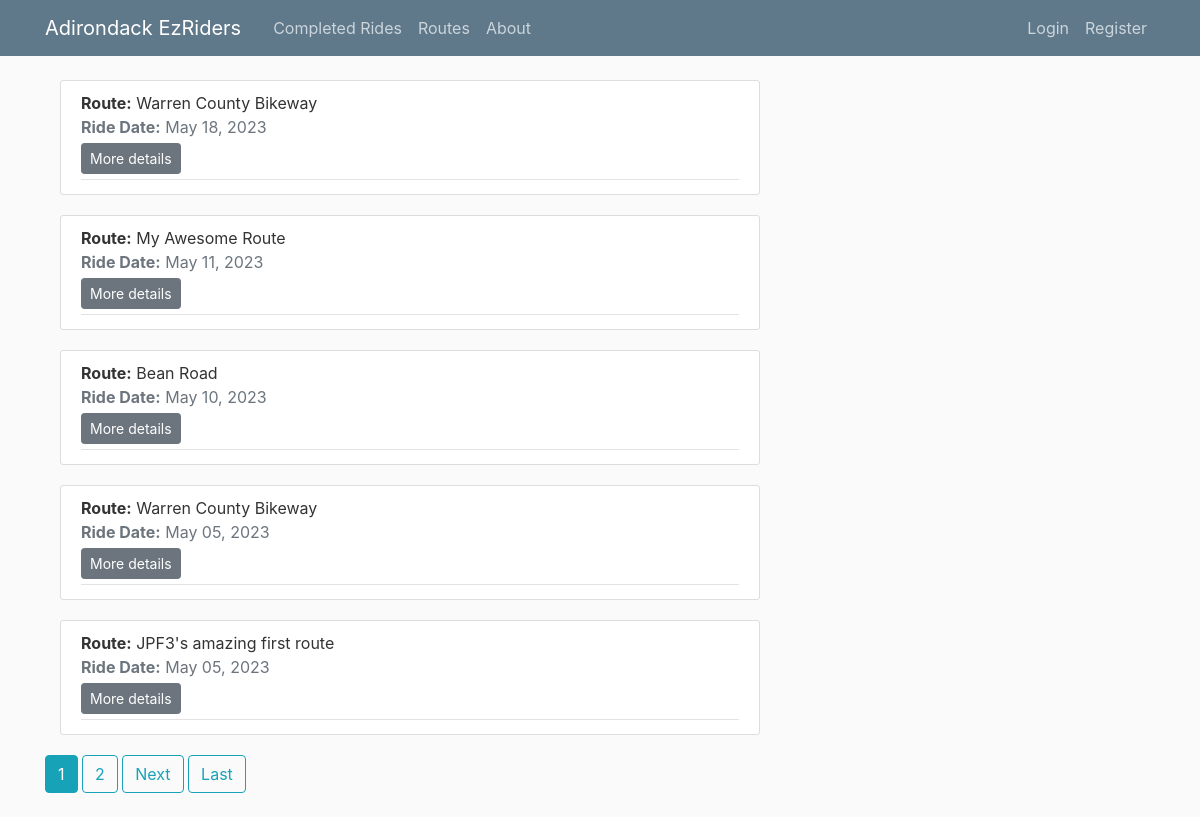
Page /completed-rides/ on the committed database.
### rides/models.py (models this page shows, shortened)
class Ride(models.Model):
    leader = models.ForeignKey(User, blank=False, null=True, on_delete=models.SET_NULL)
    route = models.ForeignKey(Route, blank=False, null=True, on_delete=models.SET_NULL)
    additional_details = RichTextField(blank=True, null=True)
    ride_date = models.DateField()
    start_time = models.TimeField()
    participants = models.ManyToManyField(User, related_name='ride_participants')
    ride_report_text = RichTextField(blank=False, null=False)
    class Meta:
        ordering = ['-ride_date']

### routes/models.py (models this page shows, shortened)
class Route(models.Model):
    route_name = models.CharField(max_length=100)
    description = RichTextField(blank=True, null=True)
    date_posted = models.DateTimeField(default=timezone.now)
    distance = models.PositiveSmallIntegerField()
    start_location = RichTextField(blank=True, null=True)
    author = models.ForeignKey(User, blank=True, null=True, on_delete=models.SET_NULL)

### rides/views.py (the view)
# urls.py: path('completed-rides/', CompletedRides.as_view(), name='completed-rides'),
class CompletedRides(ListView):
    model = Ride
    template_name = 'rides/completed_rides.html'  # <app>/<model>_<viewtype>.html
    context_object_name = 'rides'
    ordering = ['-ride_date']  # Newest to oldest
    paginate_by = 5
    def get_queryset(self):
        today = date.today()
        queryset = super().get_queryset()
        queryset = queryset.filter(ride_date__lte=today)
        return queryset
    def get_context_data(self, *, object_list=None, **kwargs):
        context = super().get_context_data(**kwargs)
        context['filter'] = RideFilter(self.request.GET, queryset=self.get_queryset())
        return context

### rides/templates/rides/completed_rides.html (shortened to what this page needs)
{% extends "base.html" %}
{% load crispy_forms_filters %}
{% block content %}
    <div class="container">
        {% for object in object_list %}
            {% include "rides/inc_ride_article.html" %}
        {% endfor %}
    </div>
    {% if is_paginated %}
        {% for num in page_obj.paginator.page_range %}
            {% if page_obj.number == num %}
                <a class="btn btn-info mb-4" href="?page={{ num }}">{{ num }}</a>
            {% elif num > page_obj.number|add:'-3' or num < page_obj.number|add:'3' %}
                <a class="btn btn-outline-info mb-4" href="?page={{ num }}">{{ num }}</a>
            {% endif %}
        {% endfor %}
        {% if page_obj.has_next %}
            <a class="btn btn-outline-info mb-4" href="?page={{ page_obj.next_page_number }}">Next</a>
            <a class="btn btn-outline-info mb-4" href="?page={{ page_obj.paginator.num_pages }}">Last</a>
        {% endif %}
    {% endif %}
{% endblock content %}

### rides/templates/rides/inc_ride_article.html
<article class="media content-section">
    <div class="media-body">
        <div class="article-metadata">
            <div class="mr-2"><strong>Route:</strong> {{ object.route.route_name }}</div>
            <div class="text-muted"><strong>Ride Date:</strong> {{ object.ride_date|date:"F d, Y" }}</div>
            <div>
                <a class="btn  btn-secondary btn-sm mt-1 mb-1" href="{% url 'ride-detail' object.id %}">More
                    details</a>
            </div>
        </div>
    </div>
</article>

### djangoProject/static/main.css (style rules this page uses)
body { background: #fafafa; color: #333333; margin-top: 5rem; }
.content-section { background: #ffffff; padding: 10px 20px; border: 1px solid #dddddd; border-radius: 3px; margin-bottom: 20px; }
.article-metadata { padding-bottom: 1px; margin-bottom: 4px; border-bottom: 1px solid #e3e3e3 }

### rows in the picture
Ride: route.route_name "Warren County Bikeway", ride_date "May 18, 2023"
Ride: route.route_name "My Awesome Route", ride_date "May 11, 2023"
Ride: route.route_name "Bean Road", ride_date "May 10, 2023"
Ride: route.route_name "Warren County Bikeway", ride_date "May 05, 2023"
Ride: route.route_name "JPF3's amazing first route", ride_date "May 05, 2023"

### other values in the picture
{{ num }} "1"
{{ num }} "2"
